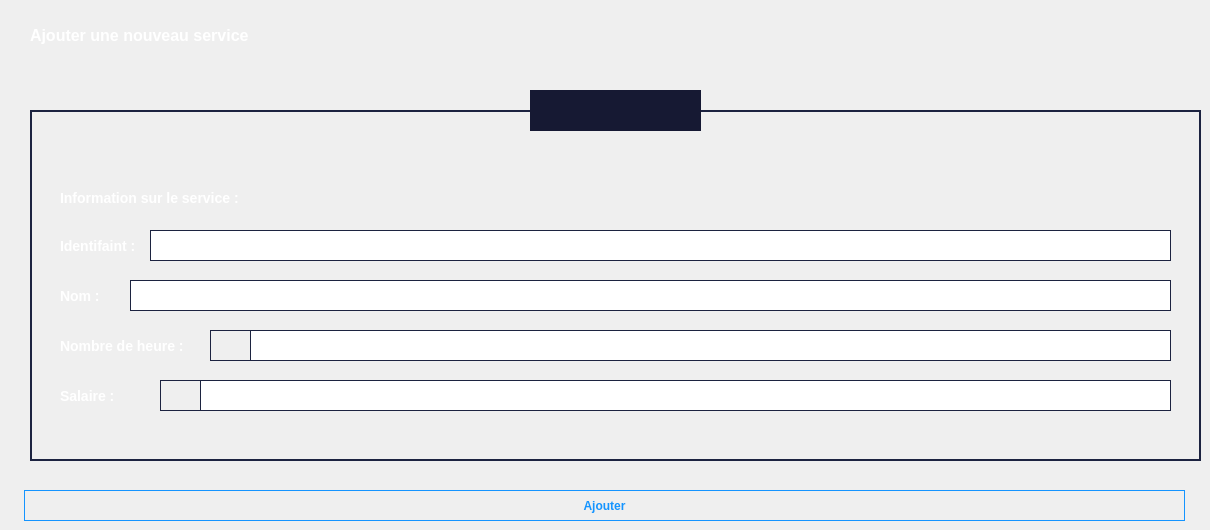
       <widget class="QWidget" name="page_15">
        <property name="styleSheet">
         <string notr="true">QLineEdit {
	border : 1px solid #1c2340;
	padding: 5px 5px 5px 5px;
	color: #ffffff;
}


QLabel {
	color: #ffffff;
	font-size: 14px;
	font-weight: 800;
}


QLabel#IconClock {
	border : 1px solid #1c2340;
	padding: 5px 1px 1px 1px;
	text-align: center;
    vertical-align: middle;
	background-color: transparent;
 	background-position: center top;
    background-repeat: no-repeat;
    background-origin: content;
    background-image: url(&quot;:/icons/menu/admin/service/form/clock.png&quot;);
}

QLabel#IconMoney {
	border : 1px solid #1c2340;
	padding: 5px 1px 1px 1px;
	text-align: center;
    vertical-align: middle;
	background-color: transparent;
 	background-position: center top;
    background-repeat: no-repeat;
    background-origin: content;
    background-image: url(&quot;:/icons/menu/admin/service/form/money.png&quot;);
}

</string>
        </property>
        <widget class="QLineEdit" name="lineEdit_id_3">
         <property name="geometry">
          <rect>
           <x>150</x>
           <y>230</y>
           <width>1021</width>
           <height>31</height>
          </rect>
         </property>
        </widget>
        <widget class="QPushButton" name="pushButton_2">
         <property name="geometry">
          <rect>
           <x>24</x>
           <y>490</y>
           <width>1161</width>
           <height>31</height>
          </rect>
         </property>
         <property name="styleSheet">
          <string notr="true">QPushButton {
	font-weight: 600;
	text-align: center;
    vertical-align: middle;
   	background-color: transparent;
    border: 1px solid transparent;
	color: #1494ff;
    border-color: #1494ff;
}

QPushButton:hover {
    background-color: #1494ff;
	color: #ffffff;
	font-weight: 600;
}</string>
         </property>
         <property name="text">
          <string>Ajouter</string>
         </property>
        </widget>
        <widget class="QLineEdit" name="lineEdit_heure_2">
         <property name="geometry">
          <rect>
           <x>250</x>
           <y>330</y>
           <width>921</width>
           <height>31</height>
          </rect>
         </property>
        </widget>
        <widget class="QLabel" name="label_21">
         <property name="geometry">
          <rect>
           <x>60</x>
           <y>230</y>
           <width>81</width>
           <height>31</height>
          </rect>
         </property>
         <property name="text">
          <string>Identifaint :</string>
         </property>
        </widget>
        <widget class="QLabel" name="label_19">
         <property name="geometry">
          <rect>
           <x>60</x>
           <y>280</y>
           <width>47</width>
           <height>31</height>
          </rect>
         </property>
         <property name="text">
          <string>Nom :</string>
         </property>
        </widget>
        <widget class="QLabel" name="label_20">
         <property name="geometry">
          <rect>
           <x>60</x>
           <y>330</y>
           <width>141</width>
           <height>31</height>
          </rect>
         </property>
         <property name="text">
          <string>Nombre de heure :</string>
         </property>
        </widget>
        <widget class="QLineEdit" name="lineEdit_nom_3">
         <property name="geometry">
          <rect>
           <x>130</x>
           <y>280</y>
           <width>1041</width>
           <height>31</height>
          </rect>
         </property>
        </widget>
        <widget class="QLabel" name="label_22">
         <property name="geometry">
          <rect>
           <x>30</x>
           <y>20</y>
           <width>491</width>
           <height>31</height>
          </rect>
         </property>
         <property name="styleSheet">
          <string notr="true">QLabel {
	color: #ffffff;
	font-size: 16px;
	font-weight: 700;
}</string>
         </property>
         <property name="text">
          <string>Ajouter une nouveau service</string>
         </property>
        </widget>
        <widget class="QLineEdit" name="lineEdit_salaire_3">
         <property name="geometry">
          <rect>
           <x>200</x>
           <y>380</y>
           <width>971</width>
           <height>31</height>
          </rect>
         </property>
        </widget>
        <widget class="QLabel" name="label_11">
         <property name="geometry">
          <rect>
           <x>60</x>
           <y>380</y>
           <width>71</width>
           <height>31</height>
          </rect>
         </property>
         <property name="text">
          <string>Salaire :</string>
         </property>
        </widget>
        <widget class="QLabel" name="label_18">
         <property name="geometry">
          <rect>
           <x>60</x>
           <y>190</y>
           <width>301</width>
           <height>16</height>
          </rect>
         </property>
         <property name="font">
          <font>
           <pointsize>-1</pointsize>
           <weight>99</weight>
           <bold>true</bold>
          </font>
         </property>
         <property name="text">
          <string>Information sur le service :</string>
         </property>
        </widget>
        <widget class="QLabel" name="IconClock">
         <property name="geometry">
          <rect>
           <x>210</x>
           <y>330</y>
           <width>41</width>
           <height>31</height>
          </rect>
         </property>
         <property name="styleSheet">
          <string notr="true"/>
         </property>
         <property name="text">
          <string/>
         </property>
        </widget>
        <widget class="QLabel" name="IconMoney">
         <property name="geometry">
          <rect>
           <x>160</x>
           <y>380</y>
           <width>41</width>
           <height>31</height>
          </rect>
         </property>
         <property name="styleSheet">
          <string notr="true"/>
         </property>
         <property name="text">
          <string/>
         </property>
        </widget>
        <widget class="QLabel" name="IconNurse">
         <property name="geometry">
          <rect>
           <x>530</x>
           <y>30</y>
           <width>161</width>
           <height>151</height>
          </rect>
         </property>
         <property name="styleSheet">
          <string notr="true">QLabel {
	padding: 5px 1px 1px 1px;
	text-align: center;
    vertical-align: middle;
	background-color: transparent;
 	background-position: center top;
    background-repeat: no-repeat;
    background-origin: content;
    background-image: url(&quot;:/icons/menu/admin/service/form/nurse.png&quot;);
}

</string>
         </property>
         <property name="text">
          <string/>
         </property>
        </widget>
        <widget class="QLabel" name="Box_3">
         <property name="geometry">
          <rect>
           <x>30</x>
           <y>110</y>
           <width>1171</width>
           <height>351</height>
          </rect>
         </property>
         <property name="styleSheet">
          <string notr="true">QLabel {
	border : 2px solid #1c2340;
}</string>
         </property>
         <property name="text">
          <string/>
         </property>
        </widget>
        <widget class="QLabel" name="label_4">
         <property name="geometry">
          <rect>
           <x>530</x>
           <y>90</y>
           <width>171</width>
           <height>41</height>
          </rect>
         </property>
         <property name="styleSheet">
          <string notr="true">background-color: #161933;</string>
         </property>
         <property name="text">
          <string/>
         </property>
        </widget>
        <widget class="QPushButton" name="btnBackAddService">
         <property name="geometry">
          <rect>
           <x>1130</x>
           <y>40</y>
           <width>71</width>
           <height>41</height>
          </rect>
         </property>
         <property name="styleSheet">
          <string notr="true">QPushButton {
	font-weight: 500;
	text-align: center;
    vertical-align: middle;
	background-color: transparent;
	padding: 0px 15px 15px 20px;
    color: #fff;
	font-size: 11px;
	border : 0;
	border-right: 3px solid transparent;
 	background-position: center top;
    background-repeat: no-repeat;
    background-origin: content;
    background-image: url(&quot;:/icons/menu/admin/personnel/form/back.png&quot;);
}

QPushButton:hover{
    background-image: url(&quot;:/icons/menu/admin/personnel/form/back-hover.png&quot;);
}</string>
         </property>
         <property name="text">
          <string/>
         </property>
        </widget>
        <zorder>Box_3</zorder>
        <zorder>label_22</zorder>
        <zorder>label_20</zorder>
        <zorder>label_18</zorder>
        <zorder>label_21</zorder>
        <zorder>pushButton_2</zorder>
        <zorder>lineEdit_id_3</zorder>
        <zorder>lineEdit_nom_3</zorder>
        <zorder>lineEdit_heure_2</zorder>
        <zorder>lineEdit_salaire_3</zorder>
        <zorder>IconClock</zorder>
        <zorder>label_19</zorder>
        <zorder>label_11</zorder>
        <zorder>IconMoney</zorder>
        <zorder>label_4</zorder>
        <zorder>IconNurse</zorder>
        <zorder>btnBackAddService</zorder>
       </widget>
